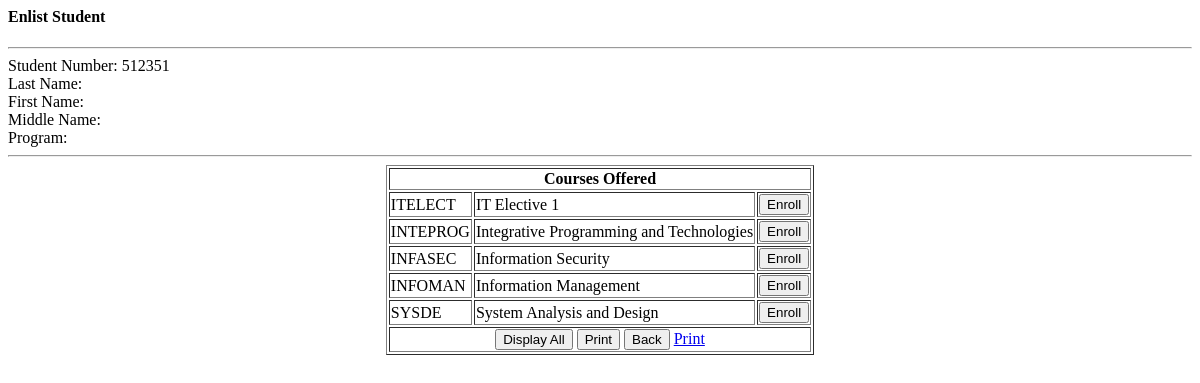
Before: /enrollment/enroll1.php?vid=512351 with the older database file.
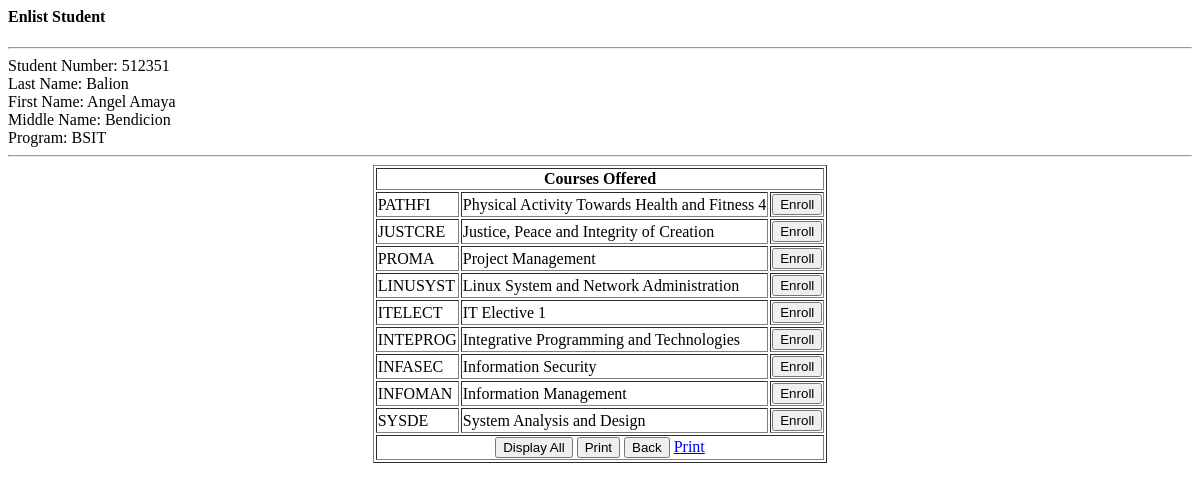
After: the same page with the newer database file.
### tables this page shows
CREATE TABLE `tblcourse` (
  `fldindex` int(11) NOT NULL,
  `fldcoursecode` varchar(50) NOT NULL,
  `fldcourse` varchar(50) NOT NULL,
  `fldunits` int(11) NOT NULL
);

CREATE TABLE `tblstudent` (
  `fldindex` int(10) NOT NULL,
  `fldstudentnumber` varchar(50) NOT NULL,
  `fldlastname` varchar(50) NOT NULL,
  `fldfirstname` varchar(50) NOT NULL,
  `fldmiddlename` varchar(50) NOT NULL,
  `fldprogramofstudy` varchar(100) NOT NULL
);

### enrollment/enroll1.php (the view, shortened to what this page needs)
<?php
require("../include/conn.php");
$vstudentnumber=$_REQUEST['vid'];
$sql = "SELECT * FROM tblstudent where fldstudentnumber='$vstudentnumber'  order by fldindex";
        $result = $conn->query($sql);
        if($result->num_rows > 0)
        {
            while($row = $result->fetch_assoc())
            {
                $vstudentindex=$row['fldindex'];
                $vlastname=$row['fldlastname'];
                $vfirstname=$row['fldfirstname'];
                $vmiddlename=$row['fldmiddlename'];
                $vprogramofstudy=$row['fldprogramofstudy'];
            }
        }
?>
<html>
    <body>
        <h4>Enlist Student</h4>
        <hr>
        Student Number: <?php echo $vstudentnumber; ?><br>
        Last Name: <?php echo $vlastname; ?><br>
        First Name: <?php echo $vfirstname; ?><br>
        Middle Name: <?php echo $vmiddlename; ?><br>
        Program: <?php echo $vprogramofstudy; ?><br>
        <hr>
<table border="1" style="width: auto; height: auto;" align=center>
<tr>
<td colspan="5" align=center>
    <b>Courses Offered</b>
</td>
</tr>
<?php
$sql = "SELECT * FROM tblcourse order by fldindex desc";
        $result = $conn->query($sql);
        if($result->num_rows > 0)
        {
            while($row = $result->fetch_assoc())
            {
                $vcourseindex=$row['fldindex'];
                $vcoursecode=$row['fldcoursecode'];
                $vcourse=$row['fldcourse'];
                ?>
                <tr>
                <td>
                <?php
                echo $vcoursecode;
                ?>
                </td>
                <td>
                <?php
                echo $vcourse;
                ?>
                </td>
                <td>
                <button type="button" class="btn btn-warning btn-s" onClick="window.location.href='enroll2.php?vid=<?php echo $vstudentindex; ?>&vid1=<?php echo $vcourseindex; ?>&vid2=<?php echo $vstudentnumber; ?>'">Enroll</button>
                </td>
                </tr>
                <?php
            }
        }
?>
<tr>
<td colspan="5" align=center>
    <button type="button" class="btn btn-warning btn-s" onClick="window.location.href='student.php'">Display All</button>
    <button type="reset" class="btn btn-warning btn-s" onClick="window.location.href='tcpdf6/examples/aaarepstudent.php'">Print</button>
    <button type="reset" class="btn btn-warning btn-s" onClick="window.location.href='enroll.php'">Back</button>
    <a href="tcpdf6/examples/aaarepstudent.php" target="_blank"> Print</a>
</td>
</tr>
</table>
    </body>
</html>

Changed rows visible on the page:
added tblstudent: fldlastname "Balion", fldfirstname "Angel Amaya", fldmiddlename "Bendicion", fldprogramofstudy "BSIT"
added tblcourse: fldcoursecode "PATHFI", fldcourse "Physical Activity Towards Health and Fitness 4"
added tblcourse: fldcoursecode "JUSTCRE", fldcourse "Justice, Peace and Integrity of Creation"
added tblcourse: fldcoursecode "PROMA", fldcourse "Project Management"
added tblcourse: fldcoursecode "LINUSYST", fldcourse "Linux System and Network Administration"
